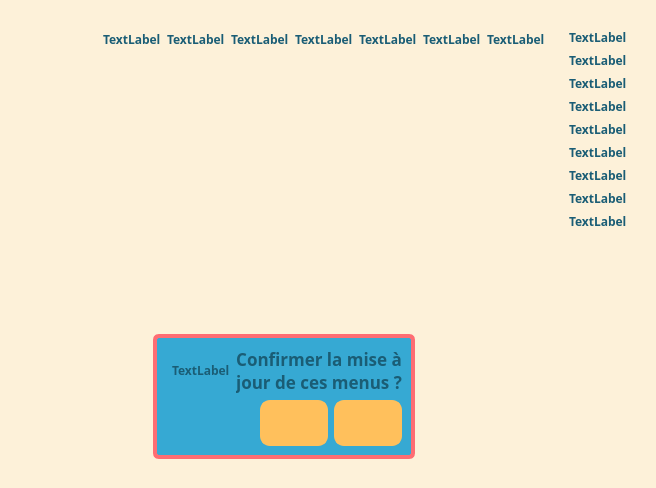
<?xml version="1.0" encoding="UTF-8"?>
<ui version="4.0">
 <class>Form</class>
 <widget class="QWidget" name="Form">
  <property name="geometry">
   <rect>
    <x>0</x>
    <y>0</y>
    <width>656</width>
    <height>488</height>
   </rect>
  </property>
  <property name="windowTitle">
   <string>Form</string>
  </property>
  <property name="styleSheet">
   <string notr="true">
/**/
    QWidget{
        background-color:#fdf1d9;
        font-family:Poiret One;
        font: bold;
    }

    QMainWindow{
        background-color: #fdf1d9;
    }

    QFrame#frame_confirm {
        background-color: #36a9d3;
        border: 4px solid #fe6d73;
        /*border-bottom-color: #1a5d75;  same as the pane color */
        /*border-top-left-radius: 5px;*/
        border-radius: 6px;
    }

    QPushButton{
        background-color: #ffc05c;
        border-style: solid;
        border-width: 2px;
        border-radius: 10px;
        border-color: #ffc05c;
        font: bold 18px;
        /*min-width: 10em;*/
        padding: 8px;
        color:#1a5d75;
    
    }
    
    QPushButton:hover{
        border-color: #fe6d73;
    }
    
    QPushButton:pressed,  QPushButton:checked{
        border-width: 5px;
        border-radius: 15px;
        font:  15px;
        border-color: #fe6d73;
    }

    QTableWidget {
        background-color: #fdf1d9;
        selection-background-color: #ffe0ad;
        selection-color: #ffe0ad;
        alternate-background-color: #fdf1d9;
        color: #1a5d75;
        border-radius: 6px;
    }
    
    QTableWidget::item:hover{
        color:#ffc05c;
    }
    
    QTableWidget#tW_history {
        background-color: #fdf1d9;
        selection-background-color: #ffcb77;
        selection-color: #1a5d75;
    }

    QHeaderView::section {
        background-color: #ffe0ad;
        color: #1a5d75;
        border: none;
        
    }

    QLabel {
        color: #1a5d75;
        background-color: transparent;
    }

    QLabel#label_confirm, QLabel#label_warning {
        background-color: transparent;
    }

    QScrollBar:vertical, QScrollBar:horizontal {
        border: 1px solid #1a5d75;
        background:#fdf1d9;
        width:10px; 
        margin: 0px 0px 0px 0px;
    }
    QScrollBar::handle:vertical, QScrollBar::handle:horizontal {
        background: #ffc05c;
        min-height: 0px;
    }
    QScrollBar::add-line:vertical, QScrollBar::add-line:horizontal {
        background: #ffc05c;
        height: 0px;
        subcontrol-position: bottom;
        subcontrol-origin: margin;
    }
    QScrollBar::sub-line:vertical, QScrollBar::sub-line:horizontal {
        background: #ffc05c;
        height: 0 px;
        subcontrol-position: top;
        subcontrol-origin: margin;
    }
    QToolTip {
        opacity: 300;
        border: 2px solid #ffc05c;
        border-radius: 4px;
        padding: 2px;
        background-color: #fdf1d9;
        color: #1a5d75;
    
    }
        
/**/</string>
  </property>
  <layout class="QGridLayout" name="gridLayout">
   <item row="0" column="0">
    <widget class="QFrame" name="frame_historique">
     <property name="frameShape">
      <enum>QFrame::NoFrame</enum>
     </property>
     <property name="frameShadow">
      <enum>QFrame::Raised</enum>
     </property>
     <layout class="QGridLayout" name="gridLayout_5">
      <item row="0" column="0" colspan="2">
       <widget class="QFrame" name="frame_deco">
        <property name="frameShape">
         <enum>QFrame::NoFrame</enum>
        </property>
        <property name="frameShadow">
         <enum>QFrame::Raised</enum>
        </property>
        <layout class="QGridLayout" name="gridLayout_12">
         <item row="0" column="1">
          <widget class="QLabel" name="label_deco_1">
           <property name="text">
            <string>TextLabel</string>
           </property>
          </widget>
         </item>
         <item row="0" column="0">
          <spacer name="horizontalSpacer_5">
           <property name="orientation">
            <enum>Qt::Horizontal</enum>
           </property>
           <property name="sizeHint" stdset="0">
            <size>
             <width>40</width>
             <height>20</height>
            </size>
           </property>
          </spacer>
         </item>
         <item row="0" column="8">
          <widget class="QLabel" name="label_deco_8">
           <property name="text">
            <string>TextLabel</string>
           </property>
          </widget>
         </item>
         <item row="0" column="2">
          <widget class="QLabel" name="label_deco_2">
           <property name="text">
            <string>TextLabel</string>
           </property>
          </widget>
         </item>
         <item row="0" column="3">
          <widget class="QLabel" name="label_deco_3">
           <property name="text">
            <string>TextLabel</string>
           </property>
          </widget>
         </item>
         <item row="0" column="7">
          <widget class="QLabel" name="label_deco_7">
           <property name="text">
            <string>TextLabel</string>
           </property>
          </widget>
         </item>
         <item row="0" column="5">
          <widget class="QLabel" name="label_deco_5">
           <property name="text">
            <string>TextLabel</string>
           </property>
          </widget>
         </item>
         <item row="0" column="6">
          <widget class="QLabel" name="label_deco_6">
           <property name="text">
            <string>TextLabel</string>
           </property>
          </widget>
         </item>
        </layout>
       </widget>
      </item>
      <item row="0" column="2" rowspan="3">
       <widget class="QFrame" name="frame_deco_2">
        <property name="frameShape">
         <enum>QFrame::NoFrame</enum>
        </property>
        <property name="frameShadow">
         <enum>QFrame::Raised</enum>
        </property>
        <layout class="QGridLayout" name="gridLayout_16">
         <item row="2" column="0">
          <widget class="QLabel" name="label_deco_11">
           <property name="text">
            <string>TextLabel</string>
           </property>
          </widget>
         </item>
         <item row="3" column="0">
          <widget class="QLabel" name="label_deco_12">
           <property name="text">
            <string>TextLabel</string>
           </property>
          </widget>
         </item>
         <item row="10" column="0">
          <spacer name="verticalSpacer">
           <property name="orientation">
            <enum>Qt::Vertical</enum>
           </property>
           <property name="sizeHint" stdset="0">
            <size>
             <width>20</width>
             <height>40</height>
            </size>
           </property>
          </spacer>
         </item>
         <item row="4" column="0">
          <widget class="QLabel" name="label_deco_13">
           <property name="text">
            <string>TextLabel</string>
           </property>
          </widget>
         </item>
         <item row="7" column="0">
          <widget class="QLabel" name="label_deco_15">
           <property name="text">
            <string>TextLabel</string>
           </property>
          </widget>
         </item>
         <item row="1" column="0">
          <widget class="QLabel" name="label_deco_10">
           <property name="text">
            <string>TextLabel</string>
           </property>
          </widget>
         </item>
         <item row="5" column="0">
          <widget class="QLabel" name="label_deco_14">
           <property name="text">
            <string>TextLabel</string>
           </property>
          </widget>
         </item>
         <item row="6" column="0">
          <widget class="QLabel" name="label_deco_4">
           <property name="text">
            <string>TextLabel</string>
           </property>
          </widget>
         </item>
         <item row="8" column="0">
          <widget class="QLabel" name="label_deco_16">
           <property name="text">
            <string>TextLabel</string>
           </property>
          </widget>
         </item>
         <item row="9" column="0">
          <widget class="QLabel" name="label_deco_9">
           <property name="text">
            <string>TextLabel</string>
           </property>
          </widget>
         </item>
        </layout>
       </widget>
      </item>
      <item row="1" column="0" colspan="2">
       <widget class="QFrame" name="frame_table">
        <property name="frameShape">
         <enum>QFrame::NoFrame</enum>
        </property>
        <property name="frameShadow">
         <enum>QFrame::Raised</enum>
        </property>
        <layout class="QGridLayout" name="gridLayout_23">
         <item row="0" column="0">
          <widget class="QTableWidget" name="tW_history">
           <property name="font">
            <font>
             <family>Poiret One</family>
             <pointsize>13</pointsize>
             <weight>75</weight>
             <italic>false</italic>
             <bold>true</bold>
            </font>
           </property>
           <property name="frameShape">
            <enum>QFrame::NoFrame</enum>
           </property>
           <property name="sizeAdjustPolicy">
            <enum>QAbstractScrollArea::AdjustToContents</enum>
           </property>
           <property name="editTriggers">
            <set>QAbstractItemView::NoEditTriggers</set>
           </property>
           <property name="sortingEnabled">
            <bool>false</bool>
           </property>
          </widget>
         </item>
        </layout>
       </widget>
      </item>
      <item row="3" column="0">
       <widget class="QFrame" name="frame_3">
        <property name="frameShape">
         <enum>QFrame::NoFrame</enum>
        </property>
        <property name="frameShadow">
         <enum>QFrame::Raised</enum>
        </property>
        <layout class="QGridLayout" name="gridLayout_25">
         <item row="0" column="1">
          <widget class="QFrame" name="frame_confirm">
           <property name="frameShape">
            <enum>QFrame::NoFrame</enum>
           </property>
           <property name="frameShadow">
            <enum>QFrame::Raised</enum>
           </property>
           <layout class="QGridLayout" name="gridLayout_17">
            <item row="1" column="4">
             <widget class="QPushButton" name="pB_ok">
              <property name="toolTip">
               <string>OK</string>
              </property>
              <property name="text">
               <string/>
              </property>
              <property name="iconSize">
               <size>
                <width>40</width>
                <height>40</height>
               </size>
              </property>
             </widget>
            </item>
            <item row="1" column="0" colspan="3">
             <spacer name="horizontalSpacer_6">
              <property name="orientation">
               <enum>Qt::Horizontal</enum>
              </property>
              <property name="sizeHint" stdset="0">
               <size>
                <width>40</width>
                <height>20</height>
               </size>
              </property>
             </spacer>
            </item>
            <item row="0" column="1">
             <widget class="QLabel" name="label_warning">
              <property name="text">
               <string>TextLabel</string>
              </property>
             </widget>
            </item>
            <item row="0" column="2" colspan="3">
             <widget class="QLabel" name="label_confirm">
              <property name="font">
               <font>
                <family>Poiret One</family>
                <pointsize>13</pointsize>
                <weight>75</weight>
                <italic>false</italic>
                <bold>true</bold>
               </font>
              </property>
              <property name="text">
               <string>Confirmer la mise à jour de ces menus ?</string>
              </property>
              <property name="alignment">
               <set>Qt::AlignCenter</set>
              </property>
              <property name="wordWrap">
               <bool>true</bool>
              </property>
             </widget>
            </item>
            <item row="1" column="3">
             <widget class="QPushButton" name="pB_cancel">
              <property name="toolTip">
               <string>Annuler</string>
              </property>
              <property name="text">
               <string/>
              </property>
              <property name="iconSize">
               <size>
                <width>40</width>
                <height>40</height>
               </size>
              </property>
             </widget>
            </item>
           </layout>
          </widget>
         </item>
         <item row="0" column="0">
          <spacer name="horizontalSpacer_7">
           <property name="orientation">
            <enum>Qt::Horizontal</enum>
           </property>
           <property name="sizeHint" stdset="0">
            <size>
             <width>40</width>
             <height>20</height>
            </size>
           </property>
          </spacer>
         </item>
         <item row="0" column="2">
          <spacer name="horizontalSpacer_9">
           <property name="orientation">
            <enum>Qt::Horizontal</enum>
           </property>
           <property name="sizeHint" stdset="0">
            <size>
             <width>40</width>
             <height>20</height>
            </size>
           </property>
          </spacer>
         </item>
        </layout>
       </widget>
      </item>
     </layout>
    </widget>
   </item>
  </layout>
 </widget>
 <resources/>
 <connections/>
</ui>
